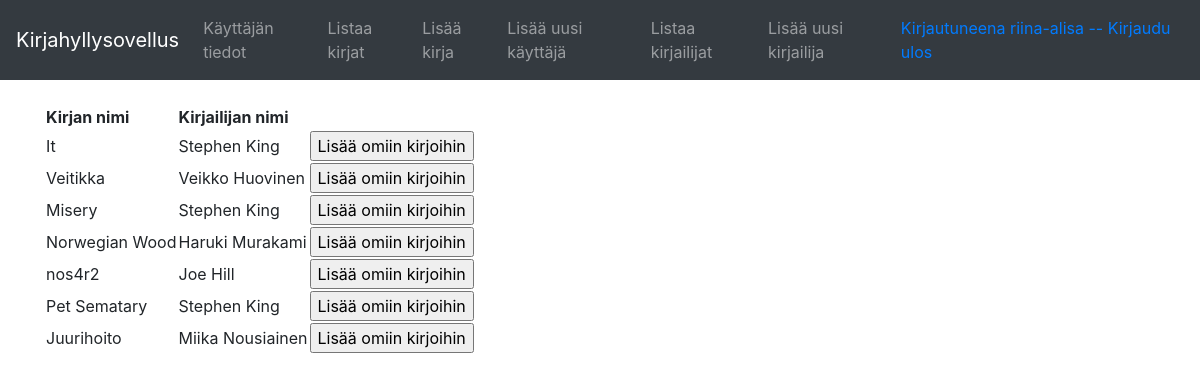
Before: /books/ (signed in) with the older database file.
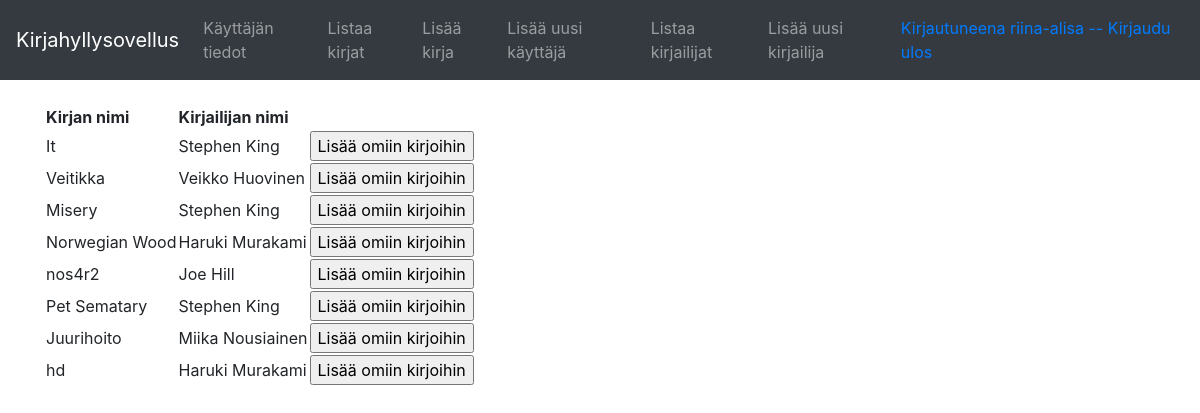
After: the same page with the newer database file.
### tables this page shows
CREATE TABLE authors_books (
	book_id INTEGER, 
	author_id INTEGER, 
	FOREIGN KEY(book_id) REFERENCES book (id), 
	FOREIGN KEY(author_id) REFERENCES author (id)
);

### application/books/models.py (models this page shows, shortened)
class Book(Base):
    name = db.Column(db.String(144), nullable=False)

### application/authors/models.py (models this page shows, shortened)
class Author(Base):
    __tablename__ = "author"
    firstname = db.Column(db.String(30), nullable=False)
    lastname = db.Column(db.String(30), nullable=False)
    books = db.relationship("Book", secondary=authors_books,
        backref=db.backref('books', lazy='dynamic'))

### application/books/views.py (the view)
@app.route("/books/", methods=["GET"])
def books_index():
    user = current_user
    stmt = text("select book_id, author_id, name, firstname, lastname from authors_books join book on "
                "book.id=authors_books.book_id join author on author.id=authors_books.author_id")
    books = db.engine.execute(stmt)
    return render_template("books/list.html", books=books, user=user)

### application/__init__.py (called while the page is built)
@login_manager.user_loader
def load_user(user_id):
    return User.query.get(user_id)

### application/templates/books/list.html (shortened to what this page needs)
{% extends "layout.html" %}
{% block body %}
  <table>
    <tr>
      <th>Kirjan nimi</th>
      <th>Kirjailijan nimi</th>
      <th></th>
    </tr>
    {% for book in books %}
    <tr>
      <td>{{ book.name }}</td>
      <td>{{ book.firstname }} {{book.lastname }}</td>
      <td>
        <form method="POST" action="{{ url_for('book_add_to_user', book_id=book.book_id) }}">
            <input type="submit" value="Lisää omiin kirjoihin"/>
        </form>
      </td>
    </tr>
    {% endfor %}
  </table>
{% endblock %}

Changed rows visible on the page:
added authors_books: name "hd", firstname "Haruki", lastname "Murakami"
